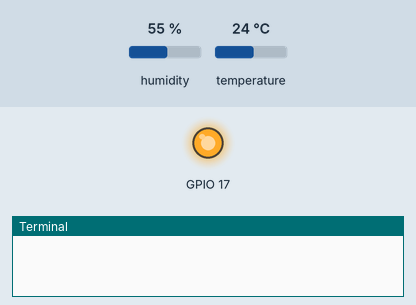
A program run on a simulated Raspberry Pi (BCM pin numbers), started with the argument 17. Shown: output pins drawn as LEDs (lit = HIGH), the last lines printed to the terminal. The inputs (shaded band) are chosen by the test bench; at power-on: humidity 55 %, temperature 24 °C. The clock reads 2024-03-15 10:24:30 at power-on unless the program sets it; library files of the repository ran but are not shown: dht11.py.

Above: at 0.01 s.
At 1.2 s:
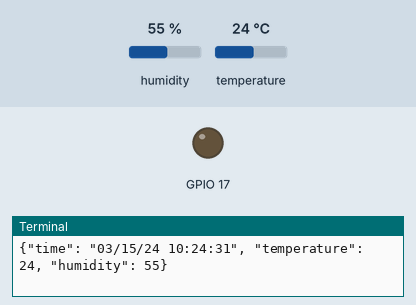
1.3 s: humidity set to 22 %
2.8 s: temperature set to 12 °C
4.3 s: humidity set to 40 %
Timing chart, 0 to 7.3 s (numbered marks = the images above; inputs shaded):
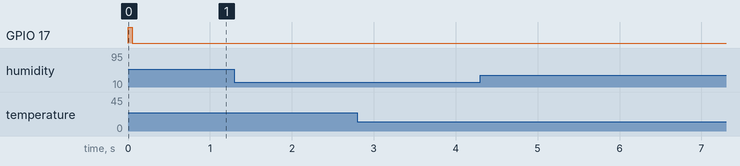

The program:

dht11_interface.py
```python
import sys
import RPi.GPIO as GPIO
import dht11
import time
import json

# initialize GPIO
GPIO.setwarnings(False)
GPIO.setmode(GPIO.BCM)
GPIO.cleanup()

# read data using pin 14
pin = int(sys.argv[1])
instance = dht11.DHT11(pin)

while True:
    result = instance.read()
    if result.is_valid():
        data = {}
        data['time'] = str(time.strftime(
            "%D %H:%M:%S", time.localtime(time.time())))
        data['temperature'] = result.temperature
        data['humidity'] = result.humidity
        print(json.dumps(data))
        sys.stdout.flush()

    time.sleep(1)
```
